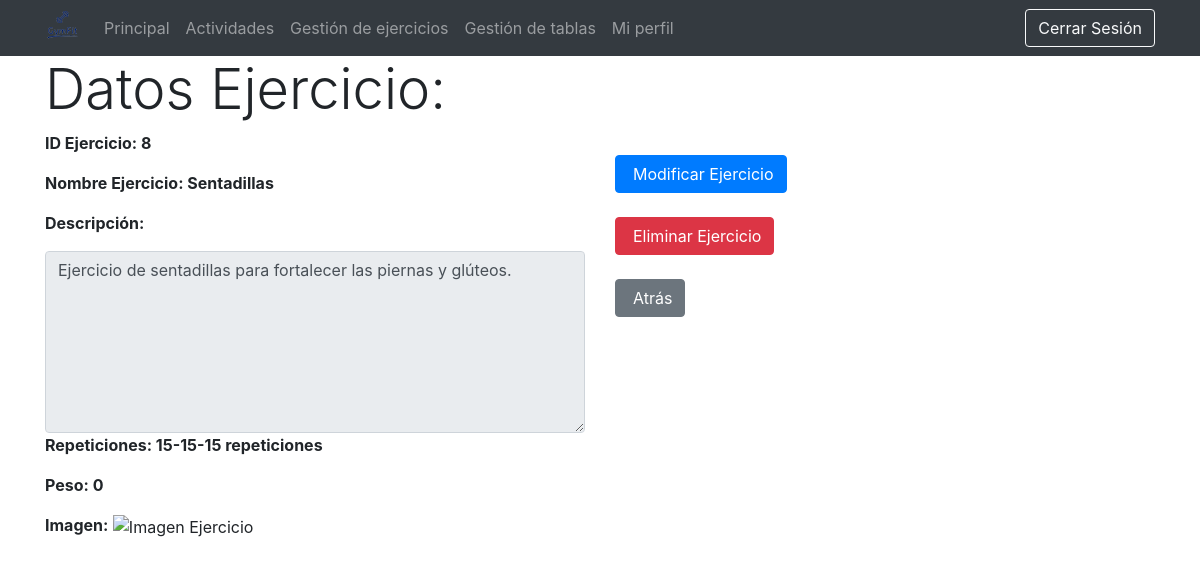
/vistas/verEjercicio.php?id=8 (signed in), run on the app's committed database.
### tables this page shows
CREATE TABLE IF NOT EXISTS `ejercicio` (
  `idEjercicio` int(11) NOT NULL AUTO_INCREMENT,
  `nombre` varchar(45) NOT NULL,
  `descripcion` varchar(200) DEFAULT NULL,
  `tipo` varchar(45) DEFAULT NULL,
  `tiempo` varchar(15) DEFAULT NULL,
  `peso` int(3) DEFAULT NULL,
  `repeticiones` varchar(25) DEFAULT NULL,
  `URLImagen` longblob DEFAULT NULL,
  `contador` int(11) DEFAULT 0,
  PRIMARY KEY (`idEjercicio`)
);

### modelos/m_gestionarEjercicios.php (called while the page is built, shortened)
<?php
require_once '../controladores/controlador_ejercicio.php';
class m_gestionarEjercicios
{
  public function getDatosEjercicio($id)
  {
    $bd = conexion_BD();
    $r = $bd->query("SELECT * FROM ejercicio WHERE idEjercicio='" . $id . "'");
    mysqli_data_seek($r, 0);
    $extraido = mysqli_fetch_array($r);
    return $extraido;
  }
}

### controladores/controlador_ejercicio.php (called while the page is built, shortened)
<?php
require_once '../modelos/m_gestionarEjercicios.php';
class controlador_ejercicio
{
  public static function devolverDatosEjercicio($id)
  {
  	$m_gestionarEjercicios = new m_gestionarEjercicios();
    if($m_gestionarEjercicios->comprobarEjercicio($id))
    {
		return $m_gestionarEjercicios->getDatosEjercicio($id);
  	}
}
}
?>

### vistas/verEjercicio.php (the view, shortened to what this page needs)
<?php
require 'head.php';
require_once '../controladores/controlador_ejercicio.php';
$idEjercicio = $_GET['id'];
$result = controlador_ejercicio::devolverDatosEjercicio($idEjercicio);
if (isset($_SESSION['userID']) && $_SESSION['userType'] == 'Administrador' && $_SESSION['connected'] == true) {
?>
  <body>
    <?php require 'header_admin.php' ?>
    <div class="container">
      <div class="row">
        <div class="col-md-12">
          <h1 class="display-4">Datos Ejercicio:</h1>
        </div>
      </div>
      <div class="row">
        <div class="col-md-6">
          <p class="font-weight-bold">ID Ejercicio: <?php echo $result['idEjercicio']; ?></p>
          <p class="font-weight-bold">Nombre Ejercicio: <?php echo $result['nombre']; ?></p>
          <p class="font-weight-bold">Descripción:</p>
          <textarea class="form-control" readonly rows="7"><?php echo $result['descripcion']; ?></textarea>
          <?php if ($result['tipo'] == 'cardio') { ?>
            <p class="font-weight-bold">Tiempo: <?php echo $result['tiempo']; ?></p>
          <?php } else if ($result['tipo'] == 'resistencia') { ?>
            <p class="font-weight-bold">Tiempo: <?php echo $result['tiempo']; ?></p>
            <p class="font-weight-bold">Peso: <?php echo $result['peso']; ?></p>
          <?php } else { ?>
            <p class="font-weight-bold">Repeticiones: <?php echo $result['repeticiones']; ?></p>
            <p class="font-weight-bold">Peso: <?php echo $result['peso']; ?></p>
          <?php } ?>
          <div class="mt-3">
            <label class="font-weight-bold">Imagen:</label>
            <img src="../images/ejercicios/<?php echo $result['URLImagen']; ?>" class="img-fluid" alt="Imagen Ejercicio">
          </div>
        </div>
        <div class="col-md-6">
          <div class="btn-group mt-4" role="group">
            <a href="modificarEjercicio.php?id=<?php echo $result['idEjercicio']; ?>" class="btn btn-primary"><span class="glyphicon glyphicon-floppy-open" style="margin-right: 5px;"></span>Modificar Ejercicio</a>
          </div>
          <form action="../controladores/controlador_ejercicio.php?var=1#" method="post">
            <input type="hidden" name="idEjercicio" value="<?php echo $result['idEjercicio']; ?>">
            <input type="hidden" name="submit" value="true">
            <div class="btn-group mt-4" role="group">
              <button type="submit" class="btn btn-danger"><span class="glyphicon glyphicon-floppy-remove" style="margin-right: 5px;"></span>Eliminar Ejercicio</button>
            </div>
          </form>
          <div class="btn-group mt-4" role="group">
            <a href="gestionarEjercicios.php" class="btn btn-secondary"><span class="glyphicon glyphicon-step-backward" style="margin-right: 5px;"></span>Atrás</a>
          </div>
        </div>
      </div>
    </div>
  </body>
  </html>
<?php
} else if (isset($_SESSION['userID']) && $_SESSION['userType'] == 'Entrenador' && $_SESSION['connected'] == true) {
  require 'header_entrenador.php'
?>
  <div class="container">
    <div class="row">
      <div class="col-md-12">
        <h1 class="display-4">Datos Ejercicio:</h1>
      </div>
    </div>
    <div class="row">
      <div class="col-md-6">
        <p class="font-weight-bold">ID Ejercicio: <?php echo $result['idEjercicio']; ?></p>
        <p class="font-weight-bold">Nombre Ejercicio: <?php echo $result['nombre']; ?></p>
        <p class="font-weight-bold">Descripción:</p>
        <textarea class="form-control" readonly rows="7"><?php echo $result['descripcion']; ?></textarea>
        <?php if ($result['tipo'] == 'cardio') { ?>
          <p class="font-weight-bold">Tiempo: <?php echo $result['tiempo']; ?></p>
        <?php } else if ($result['tipo'] == 'resistencia') { ?>
          <p class="font-weight-bold">Tiempo: <?php echo $result['tiempo']; ?></p>
          <p class="font-weight-bold">Peso: <?php echo $result['peso']; ?></p>
        <?php } else { ?>
          <p class="font-weight-bold">Repeticiones: <?php echo $result['repeticiones']; ?></p>
          <p class="font-weight-bold">Peso: <?php echo $result['peso']; ?></p>
        <?php } ?>
        <div class="mt-3">
          <label class="font-weight-bold">Imagen:</label>
          <img src="../images/ejercicios/<?php echo $result['URLImagen']; ?>" class="img-fluid" alt="Imagen Ejercicio">
        </div>
      </div>
      <div class="col-md-6">
        <div class="btn-group mt-4" role="group">
          <a href="modificarEjercicio.php?id=<?php echo $result['idEjercicio']; ?>" class="btn btn-primary"><span class="glyphicon glyphicon-floppy-open" style="margin-right: 5px;"></span>Modificar Ejercicio</a>
        </div>
        <form action="../controladores/controlador_ejercicio.php?var=1#" method="post">
          <div class="btn-group mt-4" role="group">
            <button type="submit" class="btn btn-danger"><span class="glyphicon glyphicon-floppy-remove" style="margin-right: 5px;"></span>Eliminar Ejercicio</button>
          </div>
        </form>
        <div class="btn-group mt-4" role="group">
          <a href="gestionarEjercicios.php" class="btn btn-secondary"><span class="glyphicon glyphicon-step-backward" style="margin-right: 5px;"></span>Atrás</a>
        </div>
      </div>
    </div>
  </div>
  </body>
  </html>
<?php
} else if (isset($_SESSION['userID']) && $_SESSION['userType'] == 'Deportista' && $_SESSION['connected'] == true) {
  require 'header_deportista.php'
?>
  <body>
    <div class="container">
      <div class="row">
        <div class="col-md-12">
          <h1 class="display-4">Datos Ejercicio:</h1>
        </div>
      </div>
      <div class="row">
        <div class="col-md-6">
          <p class="font-weight-bold">ID Ejercicio: <?php echo $result['idEjercicio']; ?></p>
          <p class="font-weight-bold">Nombre Ejercicio: <?php echo $result['nombre']; ?></p>
          <p class="font-weight-bold">Descripción:</p>
          <textarea class="form-control" readonly rows="7"><?php echo $result['descripcion']; ?></textarea>
          <?php if ($result['tipo'] == 'cardio') { ?>
            <p class="font-weight-bold">Tiempo: <?php echo $result['tiempo']; ?></p>
          <?php } else if ($result['tipo'] == 'resistencia') { ?>
            <p class="font-weight-bold">Tiempo: <?php echo $result['tiempo']; ?></p>
            <p class="font-weight-bold">Peso: <?php echo $result['peso']; ?></p>
          <?php } else { ?>
            <p class="font-weight-bold">Repeticiones: <?php echo $result['repeticiones']; ?></p>
            <p class="font-weight-bold">Peso: <?php echo $result['peso']; ?></p>
          <?php } ?>
          <div class="mt-3">
            <label class="font-weight-bold">Imagen:</label>
            <img src="../images/ejercicios/<?php echo $result['URLImagen']; ?>" class="img-fluid" alt="Imagen Ejercicio">
          </div>
        </div>
        <div class="col-md-6">
          <div class="btn-group mt-4" role="group">
            <a href="modificarEjercicio.php?id=<?php echo $result['idEjercicio']; ?>" class="btn btn-primary"><span class="glyphicon glyphicon-floppy-open" style="margin-right: 5px;"></span>Modificar Ejercicio</a>
          </div>
          <form action="../controladores/controlador_ejercicio.php?var=1#" method="post">
            <input type="hidden" name="idEjercicio" value="<?php echo $result['idEjercicio']; ?>">
            <input type="hidden" name="submit" value="true">
            <div class="btn-group mt-4" role="group">
              <button type="submit" class="btn btn-danger"><span class="glyphicon glyphicon-floppy-remove" style="margin-right: 5px;"></span>Eliminar Ejercicio</button>
            </div>
          </form>
          <div class="btn-group mt-4" role="group">
            <a href="gestionarEjercicios.php" class="btn btn-secondary"><span class="glyphicon glyphicon-step-backward" style="margin-right: 5px;"></span>Atrás</a>
          </div>
        </div>
      </div>
    </div>
  </body>
  </html>
<?php
} else {
  echo "<script>";
  echo "alert('No tienes permisos para entrar en esta pagina');";
  echo "window.location = '../vistas/principal.php'";
  echo "</script>";
  exit();
}
?>

### data on the page
ejercicio: idEjercicio "8", nombre "Sentadillas", descripcion "Ejercicio de sentadillas para fortalecer las piernas y glúteos.", repeticiones "15-15-15 repeticiones", peso "0"
